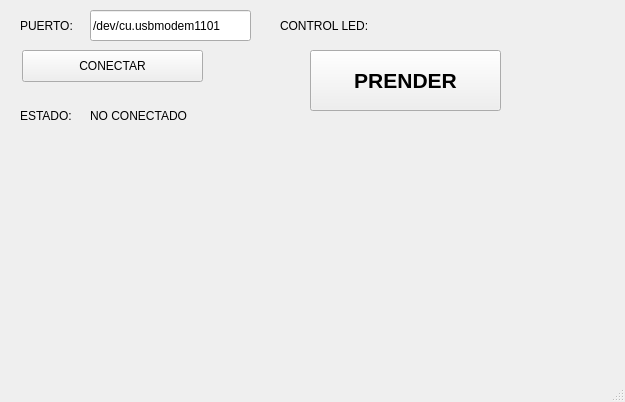
<?xml version="1.0" encoding="UTF-8"?>
<ui version="4.0">
 <class>MainWindow</class>
 <widget class="QMainWindow" name="MainWindow">
  <property name="geometry">
   <rect>
    <x>0</x>
    <y>0</y>
    <width>625</width>
    <height>402</height>
   </rect>
  </property>
  <property name="windowTitle">
   <string>MainWindow</string>
  </property>
  <widget class="QWidget" name="centralwidget">
   <widget class="QPushButton" name="btn_accion">
    <property name="geometry">
     <rect>
      <x>22</x>
      <y>50</y>
      <width>181</width>
      <height>32</height>
     </rect>
    </property>
    <property name="text">
     <string>CONECTAR</string>
    </property>
   </widget>
   <widget class="QLineEdit" name="txt_puerto">
    <property name="geometry">
     <rect>
      <x>90</x>
      <y>10</y>
      <width>161</width>
      <height>31</height>
     </rect>
    </property>
    <property name="text">
     <string>/dev/cu.usbmodem1101</string>
    </property>
   </widget>
   <widget class="QLabel" name="label">
    <property name="geometry">
     <rect>
      <x>20</x>
      <y>10</y>
      <width>61</width>
      <height>31</height>
     </rect>
    </property>
    <property name="text">
     <string>PUERTO:</string>
    </property>
   </widget>
   <widget class="QLabel" name="label_2">
    <property name="geometry">
     <rect>
      <x>20</x>
      <y>100</y>
      <width>61</width>
      <height>31</height>
     </rect>
    </property>
    <property name="text">
     <string>ESTADO:</string>
    </property>
   </widget>
   <widget class="QLabel" name="txt_estado">
    <property name="geometry">
     <rect>
      <x>90</x>
      <y>100</y>
      <width>151</width>
      <height>31</height>
     </rect>
    </property>
    <property name="text">
     <string>NO CONECTADO</string>
    </property>
   </widget>
   <widget class="QPushButton" name="btn_control_led">
    <property name="geometry">
     <rect>
      <x>310</x>
      <y>50</y>
      <width>191</width>
      <height>61</height>
     </rect>
    </property>
    <property name="font">
     <font>
      <pointsize>16</pointsize>
      <weight>75</weight>
      <bold>true</bold>
     </font>
    </property>
    <property name="text">
     <string>PRENDER</string>
    </property>
   </widget>
   <widget class="QLabel" name="txt_estado_2">
    <property name="geometry">
     <rect>
      <x>280</x>
      <y>10</y>
      <width>151</width>
      <height>31</height>
     </rect>
    </property>
    <property name="text">
     <string>CONTROL LED:</string>
    </property>
   </widget>
  </widget>
  <widget class="QMenuBar" name="menubar">
   <property name="geometry">
    <rect>
     <x>0</x>
     <y>0</y>
     <width>625</width>
     <height>24</height>
    </rect>
   </property>
  </widget>
  <widget class="QStatusBar" name="statusbar"/>
 </widget>
 <resources/>
 <connections/>
</ui>
